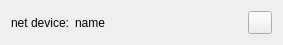
<?xml version="1.0" encoding="UTF-8"?>
<ui version="4.0">
 <class>DeviceWidget</class>
 <widget class="QWidget" name="DeviceWidget">
  <property name="geometry">
   <rect>
    <x>0</x>
    <y>0</y>
    <width>283</width>
    <height>42</height>
   </rect>
  </property>
  <property name="windowTitle">
   <string>Form</string>
  </property>
  <layout class="QHBoxLayout" name="horizontalLayout">
   <item>
    <widget class="QLabel" name="label">
     <property name="text">
      <string>net device:</string>
     </property>
    </widget>
   </item>
   <item>
    <widget class="QLabel" name="labelName">
     <property name="text">
      <string>name</string>
     </property>
    </widget>
   </item>
   <item>
    <spacer name="horizontalSpacer">
     <property name="orientation">
      <enum>Qt::Horizontal</enum>
     </property>
     <property name="sizeHint" stdset="0">
      <size>
       <width>40</width>
       <height>20</height>
      </size>
     </property>
    </spacer>
   </item>
   <item>
    <widget class="StyledButton" name="toolButtonScan">
     <property name="text">
      <string/>
     </property>
     <property name="icon">
      <iconset theme="ksvg-ks-refresh"/>
     </property>
    </widget>
   </item>
  </layout>
 </widget>
 <customwidgets>
  <customwidget>
   <class>StyledButton</class>
   <extends>QToolButton</extends>
   <header>lib/widgets/styled-button.h</header>
  </customwidget>
 </customwidgets>
 <resources/>
 <connections/>
</ui>
